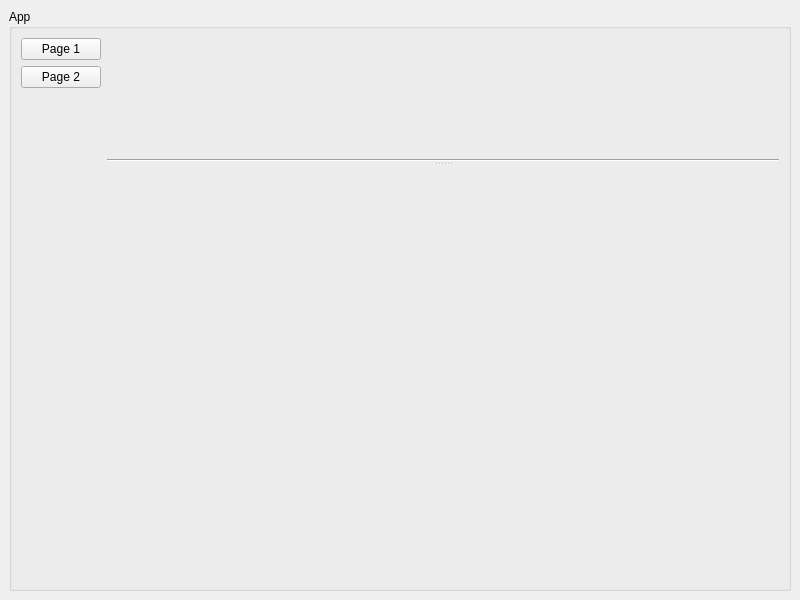
<?xml version="1.0" encoding="UTF-8"?>
<ui version="4.0">
 <class>MainWindow</class>
 <widget class="QMainWindow" name="MainWindow">
  <property name="geometry">
   <rect>
    <x>0</x>
    <y>0</y>
    <width>800</width>
    <height>600</height>
   </rect>
  </property>
  <property name="windowTitle">
   <string>MainWindow</string>
  </property>
  <widget class="QWidget" name="centralwidget">
   <layout class="QVBoxLayout" name="verticalLayout">
    <item>
     <widget class="QGroupBox" name="groupBox">
      <property name="title">
       <string>App</string>
      </property>
      <layout class="QHBoxLayout" name="horizontalLayout_2">
       <item>
        <layout class="QHBoxLayout" name="horizontalLayout">
         <item>
          <layout class="QVBoxLayout" name="verticalLayout_2">
           <item>
            <widget class="QPushButton" name="page_2">
             <property name="text">
              <string>Page 1</string>
             </property>
            </widget>
           </item>
           <item>
            <widget class="QPushButton" name="page_1">
             <property name="text">
              <string>Page 2</string>
             </property>
            </widget>
           </item>
           <item>
            <spacer name="verticalSpacer">
             <property name="orientation">
              <enum>Qt::Orientation::Vertical</enum>
             </property>
             <property name="sizeHint" stdset="0">
              <size>
               <width>20</width>
               <height>40</height>
              </size>
             </property>
            </spacer>
           </item>
          </layout>
         </item>
         <item>
          <widget class="QSplitter" name="splitter">
           <property name="sizePolicy">
            <sizepolicy hsizetype="Expanding" vsizetype="Expanding">
             <horstretch>0</horstretch>
             <verstretch>0</verstretch>
            </sizepolicy>
           </property>
           <property name="orientation">
            <enum>Qt::Orientation::Vertical</enum>
           </property>
           <widget class="QWidget" name="">
            <layout class="QVBoxLayout" name="verticalLayout_3">
             <item>
              <widget class="QWidget" name="top_widget" native="true"/>
             </item>
             <item>
              <widget class="Line" name="dividor">
               <property name="orientation">
                <enum>Qt::Orientation::Horizontal</enum>
               </property>
              </widget>
             </item>
            </layout>
           </widget>
           <widget class="QWidget" name="bottom_widget" native="true"/>
          </widget>
         </item>
        </layout>
       </item>
      </layout>
     </widget>
    </item>
   </layout>
  </widget>
 </widget>
 <resources/>
 <connections/>
</ui>
